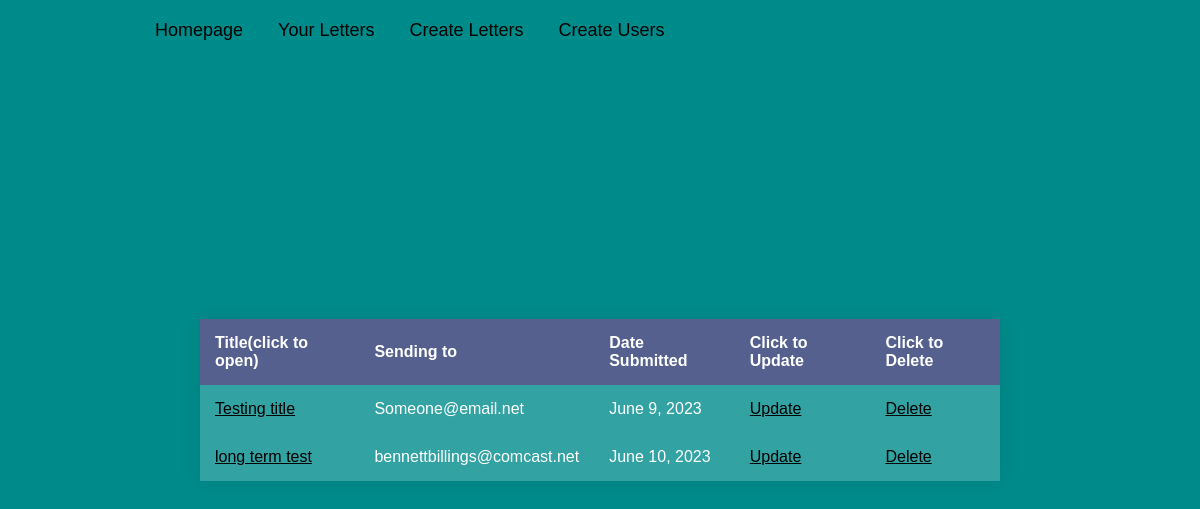
Before: /letter with the older database file.
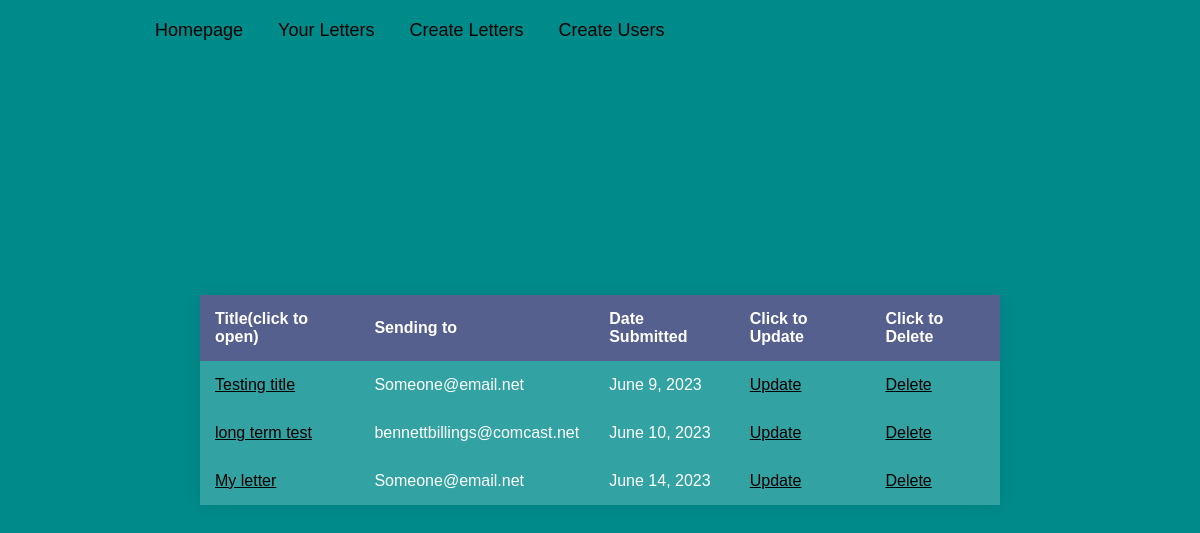
After: the same page with the newer database file.
### letter/models.py (models this page shows, shortened)
class Letter(models.Model):
    first_name = models.CharField(max_length=30, null=True)
    last_name = models.CharField(max_length=30, null=True)
    send_to = models.EmailField()
    title = models.CharField(max_length=50)
    content = models.TextField()
    ending = models.CharField(max_length=50)
    date_to_send = models.DateField()
    submitted = models.DateField(auto_now_add=True)
    class Meta:
        ordering = ['submitted']

### letter/views.py (the view)
# urls.py: path('letter', views.LetterView.as_view(), name='letter'),
class LetterView(ListView):
    template_name = 'letter/letter.html'
    model = Letter

### letter/templates/letter/letter.html (shortened to what this page needs)
{% extends 'base.html' %}
{% load static %}
{% block content %}
    <div class="container">
        <table class="letter-table">
            <thead>
                <tr>
                    <th>Title(click to open)</th>
                    <th>Sending to</th>
                    <th>Date Submitted</th>
                    <th>Click to Update</th>
                    <th>Click to Delete</th>
                </tr>
            </thead>
            <tbody>
            {% for letter in object_list %}
                <tr>
                    <td><a id="view_content_letter" class="nav-view_content-a{% if request.path == content_view_letter %} current-page{% endif %}" href="{% url 'content_view_letter' letter.id %}">{{ letter.title }}</a></td>
                    <td>{{ letter.send_to }}</td>
                    <td>{{ letter.submitted }}</td>
                    <td><a id="update-letter-a" class="nav-update-a{% if request.path == update_letter %} current-page{% endif %}" href="{% url 'update_letter' letter.id %}">Update</a></td>
                    <td><a id="delete-letter-a" class="nav-delete-a{% if request.path == delete_letter %} current-page{% endif %}" href="{% url 'delete_letter' letter.id %}">Delete</a></td>
                </tr>
            {% endfor %}
            </tbody>
        </table>
    </div>
{% endblock content %}

### proj_site/templates/base.html (shortened to what this page needs)
{% load static %}
<!DOCTYPE html>
<html lang="en">
  <head>
    <link rel="stylesheet" type="text/css" href="{% static 'proj_site/main.css' %}" />
  </head>
  <body>
    {% block topnav %}
      <header class="base-header">
        <nav class="base-navbar">
          {% url 'create_letter' as create_letter %}
          {% url 'letter' as letter %}
          {% url 'home' as home %}
          {% url 'letter_user' as letter_user %}
          <a class="nav-item{% if request.path == home %} current-page{% endif %}" href="{% url 'home' %}">Homepage</a>
          <a class="nav-item{% if request.path == letter %} current-page{% endif %}" href="{% url 'letter' %}">Your Letters</a>
          <a class="nav-item{% if request.path == create_letter %} current-page{% endif %}" href="{% url 'create_letter' %}">Create Letters</a>
          <a class="nav-item{% if request.path == letter_user %} current-page{% endif %}" href="{% url 'letter_user' %}">Create Users</a>
        </nav>
      </header>
    {% endblock topnav %}
    <section id="main">
      {% block content %}{% endblock content %}
    </section>
  </body>
</html>

### proj_site/static/proj_site/main.css (style rules this page uses)
* { color: black; margin: 0; padding: 0; box-sizing: border-box; font-family: 'Poppins', sans-serif; }
body { background: darkcyan; }
#main { height: 100vh; background-position: center; display: flex; align-items: center; padding: 0 10%; color: black; }
.base-navbar { position: fixed; top: 0; left: 0; width: 100%; padding: 20px 10%; background: transparent; display: flex; justify-content:left; align-items: center; z-index: 100; }
.base-navbar a { font-size: 18px; color: black; text-decoration: none; font-weight: 500; margin-left: 35px; transition: .3s; }
.container { position: absolute; top: 50%; left: 50%; transform: translate(-50%, -50%); }
table { width: 800px; border-collapse: collapse; overflow: hidden; box-shadow: 0 0 20px rgba(0,0,0,0.1); }
th, td { padding: 15px; background-color: rgba(255,255,255,0.2); color: #fff; }
th { text-align: left; }

Changed rows visible on the page:
added Letter: title "My letter", send_to "Someone@email.net", submitted "June 14, 2023"
